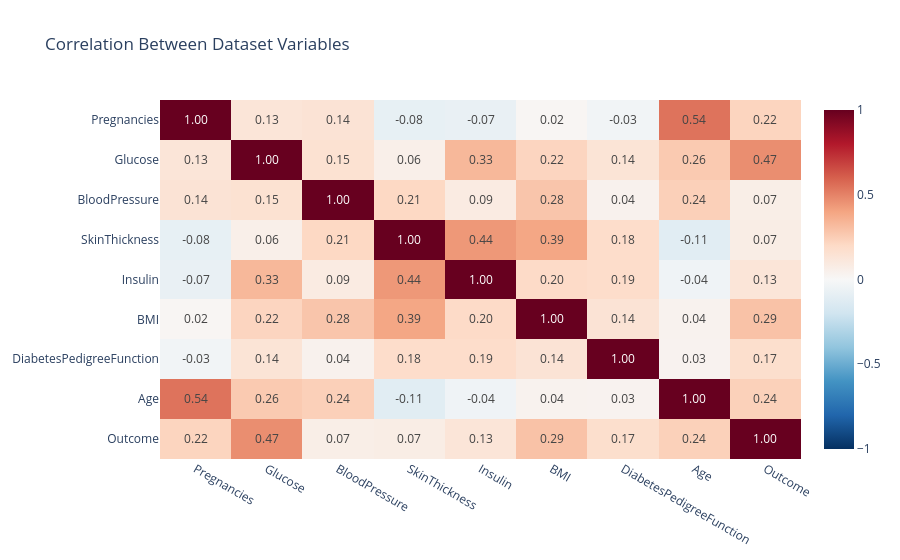

The notebook cell this image was saved under:
### Code cell
correlation = df.corr(numeric_only=True)

fig = px.imshow(
    correlation,
    text_auto=".2f",
    color_continuous_scale="RdBu_r",
    zmin=-1, zmax=1, aspect="auto",
    title="Correlation Between Dataset Variables"
)
fig.update_layout(template="plotly_white")
fig.show()

### Figure 1 — Plotly figure (JSON) as saved in the notebook; plotly's stock layout.template omitted (floating-point values rounded to 4 significant figures)
{"data": [{"coloraxis": "coloraxis", "hovertemplate": "x: %{x}<br>y: %{y}<br>color: %{z}<extra></extra>", "name": "0", "texttemplate": "%{z:.2f}", "type": "heatmap", "x": ["Pregnancies", "Glucose", "BloodPressure", "SkinThickness", "Insulin", "BMI", "DiabetesPedigreeFunction", "Age", "Outcome"], "xaxis": "x", "y": ["Pregnancies", "Glucose", "BloodPressure", "SkinThickness", "Insulin", "BMI", "DiabetesPedigreeFunction", "Age", "Outcome"], "yaxis": "y", "z": [[1.0, 0.1295, 0.1413, -0.08167, -0.07353, 0.01768, -0.03352, 0.5443, 0.2219], [0.1295, 1.0, 0.1526, 0.05733, 0.3314, 0.2211, 0.1373, 0.2635, 0.4666], [0.1413, 0.1526, 1.0, 0.2074, 0.08893, 0.2818, 0.04126, 0.2395, 0.06507], [-0.08167, 0.05733, 0.2074, 1.0, 0.4368, 0.3926, 0.1839, -0.114, 0.07475], [-0.07353, 0.3314, 0.08893, 0.4368, 1.0, 0.1979, 0.1851, -0.04216, 0.1305], [0.01768, 0.2211, 0.2818, 0.3926, 0.1979, 1.0, 0.1406, 0.03624, 0.2927], [-0.03352, 0.1373, 0.04126, 0.1839, 0.1851, 0.1406, 1.0, 0.03356, 0.1738], [0.5443, 0.2635, 0.2395, -0.114, -0.04216, 0.03624, 0.03356, 1.0, 0.2384], [0.2219, 0.4666, 0.06507, 0.07475, 0.1305, 0.2927, 0.1738, 0.2384, 1.0]]}], "layout": {"coloraxis": {"autocolorscale": false, "cmax": 1, "cmin": -1, "colorscale": [[0, "rgb(5,48,97)"], [0.1, "rgb(33,102,172)"], [0.2, "rgb(67,147,195)"], [0.3, "rgb(146,197,222)"], [0.4, "rgb(209,229,240)"], [0.5, "rgb(247,247,247)"], [0.6, "rgb(253,219,199)"], [0.7, "rgb(244,165,130)"], [0.8, "rgb(214,96,77)"], [0.9, "rgb(178,24,43)"], [1, "rgb(103,0,31)"]]}, "title": {"text": "Correlation Between Dataset Variables"}, "xaxis": {"anchor": "y", "domain": [0, 1]}, "yaxis": {"anchor": "x", "autorange": "reversed", "domain": [0, 1]}}}
